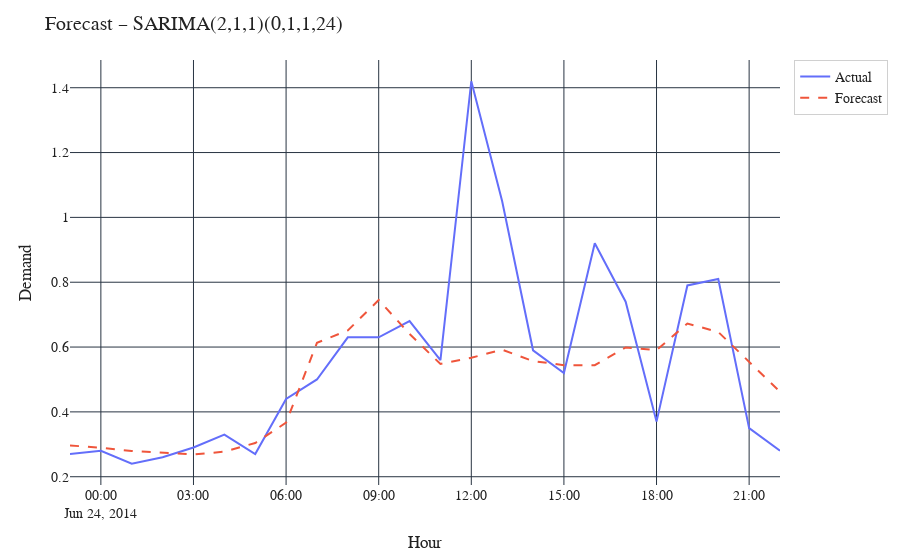

Write notebook code for a chart like this one.
### Markdown cell above
## Forecast plot

### Code cell
best_order, best_seasonal = MODELS[best_model]
best_fit = fit_arima(train, best_order, best_seasonal)
best_fc = forecast_arima(best_fit, FORECAST_HORIZON, test.index)

fig = plot_forecast(
    timestamp=test.index,
    y_true=test,
    y_pred=best_fc,
    model_name=best_model,
    filename="ex7_fig3_forecast_overlay_best.svg"
)
fig.show()

### Figure 1 — Plotly figure (JSON) as saved in the notebook; plotly's stock layout.template omitted (floating-point values rounded to 4 significant figures)
{"data": [{"mode": "lines", "name": "Actual", "x": ["2014-06-23T23:00:00+00:00", "2014-06-24T00:00:00+00:00", "2014-06-24T01:00:00+00:00", "2014-06-24T02:00:00+00:00", "2014-06-24T03:00:00+00:00", "2014-06-24T04:00:00+00:00", "2014-06-24T05:00:00+00:00", "2014-06-24T06:00:00+00:00", "2014-06-24T07:00:00+00:00", "2014-06-24T08:00:00+00:00", "2014-06-24T09:00:00+00:00", "2014-06-24T10:00:00+00:00", "2014-06-24T11:00:00+00:00", "2014-06-24T12:00:00+00:00", "2014-06-24T13:00:00+00:00", "2014-06-24T14:00:00+00:00", "2014-06-24T15:00:00+00:00", "2014-06-24T16:00:00+00:00", "2014-06-24T17:00:00+00:00", "2014-06-24T18:00:00+00:00", "2014-06-24T19:00:00+00:00", "2014-06-24T20:00:00+00:00", "2014-06-24T21:00:00+00:00", "2014-06-24T22:00:00+00:00"], "y": [0.27, 0.28, 0.24, 0.26, 0.29, 0.33, 0.27, 0.44, 0.5, 0.63, 0.63, 0.68, 0.56, 1.42, 1.05, 0.59, 0.52, 0.92, 0.74, 0.37, 0.79, 0.81, 0.35, 0.28], "type": "scatter"}, {"line": {"dash": "dash"}, "mode": "lines", "name": "Forecast", "x": ["2014-06-23T23:00:00+00:00", "2014-06-24T00:00:00+00:00", "2014-06-24T01:00:00+00:00", "2014-06-24T02:00:00+00:00", "2014-06-24T03:00:00+00:00", "2014-06-24T04:00:00+00:00", "2014-06-24T05:00:00+00:00", "2014-06-24T06:00:00+00:00", "2014-06-24T07:00:00+00:00", "2014-06-24T08:00:00+00:00", "2014-06-24T09:00:00+00:00", "2014-06-24T10:00:00+00:00", "2014-06-24T11:00:00+00:00", "2014-06-24T12:00:00+00:00", "2014-06-24T13:00:00+00:00", "2014-06-24T14:00:00+00:00", "2014-06-24T15:00:00+00:00", "2014-06-24T16:00:00+00:00", "2014-06-24T17:00:00+00:00", "2014-06-24T18:00:00+00:00", "2014-06-24T19:00:00+00:00", "2014-06-24T20:00:00+00:00", "2014-06-24T21:00:00+00:00", "2014-06-24T22:00:00+00:00"], "y": [0.2964, 0.2894, 0.2792, 0.2748, 0.2685, 0.2772, 0.3041, 0.3668, 0.6131, 0.6513, 0.7451, 0.6404, 0.5477, 0.5669, 0.5919, 0.5568, 0.5442, 0.5441, 0.5987, 0.5904, 0.6727, 0.6465, 0.5537, 0.4623], "type": "scatter"}], "layout": {"font": {"family": "CMU Serif, 'Times New Roman', serif", "size": 14, "color": "#222"}, "legend": {"bgcolor": "rgba(255,255,255,0.85)", "bordercolor": "#d0d0d0", "borderwidth": 1}, "margin": {"t": 60, "r": 30, "b": 50, "l": 70}, "title": {"text": "Forecast – SARIMA(2,1,1)(0,1,1,24)"}, "xaxis": {"title": {"text": "Hour"}}, "yaxis": {"title": {"text": "Demand"}}, "paper_bgcolor": "#ffffff", "plot_bgcolor": "#ffffff"}}
